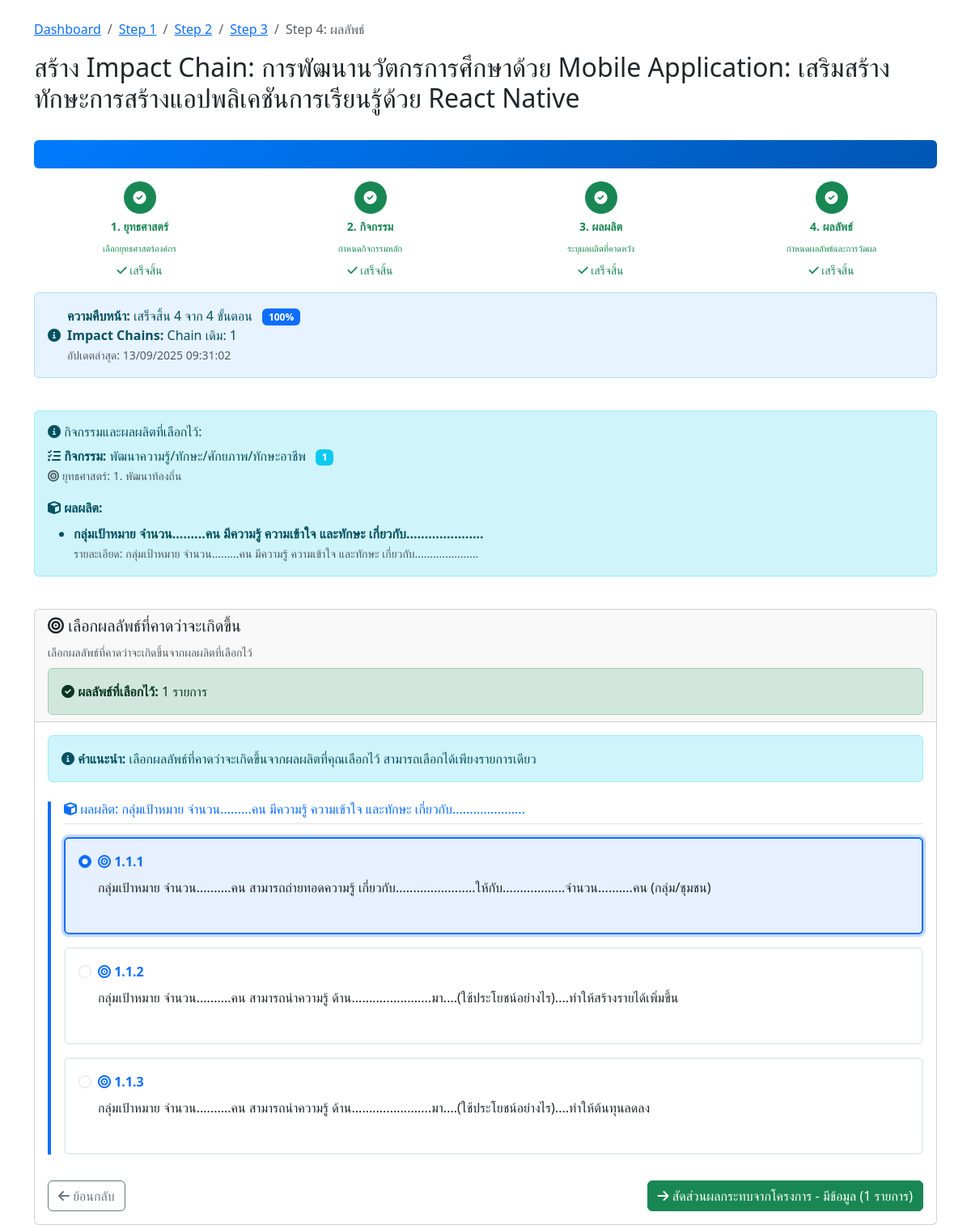
Page /impact-chain/step4-outcome.php?project_id=10 (signed in) on the committed database.
### tables this page shows
CREATE TABLE `projects` (
  `id` int(11) NOT NULL,
  `project_code` varchar(50) NOT NULL COMMENT 'รหัสโครงการ',
  `name` varchar(500) NOT NULL COMMENT 'ชื่อโครงการ',
  `description` text DEFAULT NULL COMMENT 'รายละเอียดโครงการ',
  `objective` text DEFAULT NULL COMMENT 'วัตถุประสงค์โครงการ',
  `start_date` date DEFAULT NULL COMMENT 'วันที่เริ่มโครงการ',
  `end_date` date DEFAULT NULL COMMENT 'วันที่สิ้นสุดโครงการ',
  `budget` decimal(15,2) DEFAULT NULL COMMENT 'งบประมาณ',
  `organization` varchar(300) DEFAULT NULL COMMENT 'หน่วยงาน/องค์กร',
  `project_manager` varchar(200) DEFAULT NULL COMMENT 'ผู้จัดการโครงการ',
  `status` enum('incompleted','completed') DEFAULT 'incompleted' COMMENT 'สถานะโครงการ',
  `created_by` varchar(100) DEFAULT NULL COMMENT 'ผู้สร้าง',
  `created_at` timestamp NOT NULL DEFAULT current_timestamp(),
  `updated_at` timestamp NOT NULL DEFAULT current_timestamp() ON UPDATE current_timestamp(),
  `impact_chain_status` longtext DEFAULT NULL CHECK (json_valid(`impact_chain_status`)),
  `total_impact_chains` int(11) DEFAULT 0 COMMENT 'จำนวน Impact Chain ทั้งหมด',
  `current_chain_id` int(11) DEFAULT NULL COMMENT 'Impact Chain ที่กำลังทำอยู่'
);

CREATE TABLE `project_activities` (
  `id` int(11) NOT NULL,
  `project_id` int(11) NOT NULL COMMENT 'รหัสโครงการ',
  `activity_id` int(11) NOT NULL COMMENT 'รหัสกิจกรรม',
  `chain_sequence` int(11) DEFAULT 1,
  `created_by` varchar(100) DEFAULT NULL COMMENT 'ผู้สร้าง',
  `created_at` timestamp NOT NULL DEFAULT current_timestamp(),
  `updated_at` timestamp NOT NULL DEFAULT current_timestamp() ON UPDATE current_timestamp(),
  `act_details` text DEFAULT NULL
);

CREATE TABLE `activities` (
  `activity_id` int(11) NOT NULL,
  `strategy_id` int(11) NOT NULL,
  `activity_code` varchar(20) NOT NULL,
  `activity_name` varchar(500) NOT NULL,
  `activity_description` text DEFAULT NULL
);

CREATE TABLE `strategies` (
  `strategy_id` int(11) NOT NULL,
  `strategy_code` varchar(50) NOT NULL,
  `strategy_name` varchar(255) NOT NULL,
  `description` text DEFAULT NULL,
  `created_at` timestamp NOT NULL DEFAULT current_timestamp()
);

CREATE TABLE `project_outputs` (
  `id` int(11) NOT NULL,
  `project_id` int(11) NOT NULL COMMENT 'รหัสโครงการ',
  `output_id` int(11) NOT NULL COMMENT 'รหัสผลผลิต',
  `chain_sequence` int(11) DEFAULT 1,
  `output_details` text NOT NULL COMMENT 'รายละเอียดเพิ่มเติมของผลผลิต',
  `created_by` varchar(100) DEFAULT NULL COMMENT 'ผู้สร้าง',
  `created_at` timestamp NOT NULL DEFAULT current_timestamp(),
  `updated_at` timestamp NOT NULL DEFAULT current_timestamp() ON UPDATE current_timestamp()
);

CREATE TABLE `outputs` (
  `output_id` int(11) NOT NULL,
  `activity_id` int(11) NOT NULL,
  `output_sequence` varchar(10) DEFAULT NULL,
  `output_description` text NOT NULL,
  `target_details` text DEFAULT NULL
);

CREATE TABLE `outcomes` (
  `outcome_id` int(11) NOT NULL,
  `output_id` int(11) NOT NULL COMMENT 'รหัสผลผลิตที่เกี่ยวข้อง',
  `outcome_sequence` varchar(10) NOT NULL COMMENT 'ลำดับผลลัพธ์',
  `outcome_description` text NOT NULL COMMENT 'รายละเอียดผลลัพธ์',
  `created_at` timestamp NOT NULL DEFAULT current_timestamp(),
  `updated_at` timestamp NOT NULL DEFAULT current_timestamp() ON UPDATE current_timestamp()
);

### impact-chain/step4-outcome.php (the view, shortened to what the rows shown need)
<?php
require_once '../config.php';
$project_id = isset($_GET['project_id']) ? (int)$_GET['project_id'] : 0;
$chain_sequence = isset($_GET['chain_sequence']) ? (int)$_GET['chain_sequence'] : 1;
$user_id = $_SESSION['user_id'];
$check_query = "SELECT * FROM projects WHERE id = ? AND created_by = ?";
$check_stmt = mysqli_prepare($conn, $check_query);
mysqli_stmt_bind_param($check_stmt, 'ii', $project_id, $user_id);
mysqli_stmt_execute($check_stmt);
$project_result = mysqli_stmt_get_result($check_stmt);
$project = mysqli_fetch_assoc($project_result);
$activity_query = "SELECT pa.activity_id, a.activity_name, a.activity_code, a.activity_description, s.strategy_id, s.strategy_name
                   FROM project_activities pa
                   JOIN activities a ON pa.activity_id = a.activity_id
                   JOIN strategies s ON a.strategy_id = s.strategy_id
                   WHERE pa.project_id = ? AND pa.chain_sequence = ?";
$activity_stmt = mysqli_prepare($conn, $activity_query);
mysqli_stmt_bind_param($activity_stmt, 'ii', $project_id, $chain_sequence);
mysqli_stmt_execute($activity_stmt);
$activity_result = mysqli_stmt_get_result($activity_stmt);
$selected_activity = mysqli_fetch_assoc($activity_result);
$outputs_query = "SELECT po.output_id, o.output_description, o.output_sequence, po.output_details, a.activity_name, s.strategy_name
                  FROM project_outputs po
                  JOIN outputs o ON po.output_id = o.output_id
                  JOIN activities a ON o.activity_id = a.activity_id
                  JOIN strategies s ON a.strategy_id = s.strategy_id
                  WHERE po.project_id = ? AND po.chain_sequence = ?";
$outputs_stmt = mysqli_prepare($conn, $outputs_query);
mysqli_stmt_bind_param($outputs_stmt, 'ii', $project_id, $chain_sequence);
mysqli_stmt_execute($outputs_stmt);
$outputs_result = mysqli_stmt_get_result($outputs_stmt);
$selected_outputs = mysqli_fetch_all($outputs_result, MYSQLI_ASSOC);
$output_ids = array_column($selected_outputs, 'output_id');
$outcomes = [];
if (!empty($output_ids)) {
    $placeholders = str_repeat('?,', count($output_ids) - 1) . '?';
    $outcomes_query = "SELECT oc.*, o.output_description, o.output_sequence, a.activity_name, s.strategy_name
                       FROM outcomes oc
                       JOIN outputs o ON oc.output_id = o.output_id
                       JOIN activities a ON o.activity_id = a.activity_id
                       JOIN strategies s ON a.strategy_id = s.strategy_id
                       WHERE oc.output_id IN ($placeholders)
                       ORDER BY o.output_sequence ASC, oc.outcome_sequence ASC";
    $outcomes_stmt = mysqli_prepare($conn, $outcomes_query);
    $types = str_repeat('i', count($output_ids));
    mysqli_stmt_bind_param($outcomes_stmt, $types, ...$output_ids);
    mysqli_stmt_execute($outcomes_stmt);
    $outcomes_result = mysqli_stmt_get_result($outcomes_stmt);
    $outcomes = mysqli_fetch_all($outcomes_result, MYSQLI_ASSOC);
}
$selected_outcomes = [];
$selected_outcomes_query = "SELECT outcome_id, outcome_details FROM project_outcomes WHERE project_id = ? AND chain_sequence = ?";
$selected_stmt = mysqli_prepare($conn, $selected_outcomes_query);
mysqli_stmt_bind_param($selected_stmt, 'ii', $project_id, $chain_sequence);
mysqli_stmt_execute($selected_stmt);
$selected_result = mysqli_stmt_get_result($selected_stmt);
while ($row = mysqli_fetch_assoc($selected_result)) {
    $selected_outcomes[] = $row['outcome_id'];
}
$outcomes_by_output = [];
foreach ($outcomes as $outcome) {
    $outcomes_by_output[$outcome['output_description']][] = $outcome;
}
?>
<!DOCTYPE html>
<html lang="th">
<head>
    <link href="https://cdn.jsdelivr.net/npm/bootstrap@5.3.0/dist/css/bootstrap.min.css" rel="stylesheet">
    <link href="https://cdnjs.cloudflare.com/ajax/libs/font-awesome/6.0.0/css/all.min.css" rel="stylesheet">
</head>
<body>
    <div class="container mt-4">
        <div class="row mb-4">
            <div class="col-12">
                <nav aria-label="breadcrumb">
                    <ol class="breadcrumb">
                    </ol>
                </nav>
                <?php if ($chain_sequence > 1): ?>
                    <h2><i class="fas fa-plus text-success"></i> เพิ่ม Impact Chain ใหม่ (ลำดับที่ <?php echo $chain_sequence; ?>): <?php echo htmlspecialchars($project['name']); ?></h2>
                    <div class="alert alert-success">
                        <i class="fas fa-info-circle"></i> <strong>Impact Chain ลำดับที่ <?php echo $chain_sequence; ?></strong> - เลือกผลลัพธ์และกำหนดปีประเมินสำหรับ Impact Chain ใหม่นี้
                    </div>
                <?php else: ?>
                    <h2>สร้าง Impact Chain: <?php echo htmlspecialchars($project['name']); ?></h2>
                <?php endif; ?>
            </div>
        </div>
        <div class="row mb-4">
            <div class="col-12">
                <div class="alert alert-info">
                    <h6><i class="fas fa-info-circle"></i> กิจกรรมและผลผลิตที่เลือกไว้:</h6>
                    <div class="mb-3">
                        <strong><i class="fas fa-tasks"></i> กิจกรรม:</strong>
                        <?php if ($selected_activity): ?>
                            <?php echo htmlspecialchars($selected_activity['activity_name']); ?>
                            <span class="badge bg-info ms-2"><?php echo htmlspecialchars($selected_activity['activity_code']); ?></span>
                            <br><small class="text-muted">
                                <i class="fas fa-bullseye"></i> ยุทธศาสตร์: <?php echo $selected_activity['strategy_id']; ?>. <?php echo htmlspecialchars($selected_activity['strategy_name']); ?>
                            </small>
                        <?php else: ?>
                            <span class="text-danger">ไม่มีกิจกรรมที่เลือกไว้</span>
                        <?php endif; ?>
                    </div>
                    <div class="mb-0">
                        <strong><i class="fas fa-cube"></i> ผลผลิต:</strong>
                        <?php if (!empty($selected_outputs)): ?>
                            <ul class="mb-0 mt-2">
                                <?php foreach ($selected_outputs as $output): ?>
                                    <li>
                                        <strong><?php echo htmlspecialchars($output['output_description']); ?></strong>
                                        <?php if (!empty($output['output_details'])): ?>
                                            <br><small class="text-muted">รายละเอียด: <?php echo htmlspecialchars($output['output_details']); ?></small>
                                        <?php endif; ?>
                                    </li>
                                <?php endforeach; ?>
                            </ul>
                        <?php else: ?>
                            <span class="text-danger">ไม่มีผลผลิตที่เลือกไว้</span>
                        <?php endif; ?>
                    </div>
                </div>
            </div>
        </div>
        <div class="row">
            <div class="col-12">
                <div class="card">
                    <div class="card-body">
                        <?php if (empty($outcomes)): ?>
                            <div class="alert alert-warning">
                                <i class="fas fa-exclamation-triangle"></i>
                                <strong>ไม่พบผลลัพธ์ที่เกี่ยวข้อง</strong><br>
                                ไม่พบข้อมูลผลลัพธ์ที่เกี่ยวข้องกับผลผลิตที่เลือก:<br>
                                <?php foreach ($selected_outputs as $output): ?>
                                    <small class="text-muted">• <?php echo htmlspecialchars($output['output_description']); ?></small><br>
                                <?php endforeach; ?>
                            </div>
                            <div class="d-flex justify-content-between">
                                <a href="step3-output.php?project_id=<?php echo $project_id; ?>&chain_sequence=<?php echo $chain_sequence; ?>" class="btn btn-outline-secondary">
                                    <i class="fas fa-arrow-left"></i> ย้อนกลับ
                                </a>
                                <a href="summary.php?project_id=<?php echo $project_id; ?>" class="btn btn-outline-primary">
                                    ข้ามไปสรุป <i class="fas fa-arrow-right"></i>
                                </a>
                            </div>
                        <?php else: ?>
                            <form action="process-step4.php" method="POST" id="outcomeForm">
                                <?php foreach ($outcomes_by_output as $output_name => $output_outcomes): ?>
                                    <div class="outcome-group <?php echo !empty(array_intersect(array_column($output_outcomes, 'outcome_id'), $selected_outcomes)) ? 'has-selection' : ''; ?>">
                                        <h6 class="text-primary border-bottom pb-2 mb-3">
                                            <i class="fas fa-cube"></i> ผลผลิต: <?php echo htmlspecialchars($output_name); ?>
                                        </h6>
                                        <?php if (empty($output_outcomes)): ?>
                                            <div class="alert alert-light">
                                                <i class="fas fa-info-circle"></i> ไม่พบผลลัพธ์ที่เกี่ยวข้องกับผลผลิตนี้
                                            </div>
                                        <?php else: ?>
                                            <div class="mb-4">
                                                <?php foreach ($output_outcomes as $outcome): ?>
                                                    <div class="mb-3">
                                                        <div class="card outcome-card h-100 <?php echo in_array($outcome['outcome_id'], $selected_outcomes) ? 'selected' : ''; ?>">
                                                            <div class="card-body">
                                                                <div class="form-check">
                                                                    <input class="form-check-input" type="radio"
                                                                        name="selected_outcome" value="<?php echo $outcome['outcome_id']; ?>"
                                                                        id="outcome_<?php echo $outcome['outcome_id']; ?>"
                                                                        <?php echo in_array($outcome['outcome_id'], $selected_outcomes) ? 'checked' : ''; ?>>
                                                                    <label class="form-check-label w-100" for="outcome_<?php echo $outcome['outcome_id']; ?>">
                                                                        <div class="fw-bold text-primary mb-2">
                                                                            <i class="fas fa-bullseye"></i> <?php echo htmlspecialchars($outcome['outcome_sequence']); ?>
                                                                        </div>
                                                                        <div class="text-dark">
                                                                            <?php echo htmlspecialchars($outcome['outcome_description']); ?>
                                                                        </div>
                                                                    </label>
                                                                </div>
                                                            </div>
                                                        </div>
                                                    </div>
                                                <?php endforeach; ?>
                                            </div>
                                        <?php endif; ?>
                                    </div>
                                <?php endforeach; ?>
                            </form>
                        <?php endif; ?>
                    </div>
                </div>
            </div>
        </div>
    </div>
</body>
</html>

### rows in the picture
projects: name "การพัฒนานวัตกรการศึกษาด้วย Mobile Application: เสริมสร้างทักษะการสร้างแอปพลิเคชันการเรียนรู้ด้วย React Native"
project_activities: activity.activity_name "พัฒนาความรู้/ทักษะ/ศักยภาพ/ทักษะอาชีพ", activity.activity_code "1", strategies.strategy_id "1", strategies.strategy_name "พัฒนาท้องถิ่น"
project_outputs: output.output_description "กลุ่มเป้าหมาย จำนวน.........คน มีความรู้ ความเข้าใจ และทักษะ เกี่ยวกับ.....................", output_details "กลุ่มเป้าหมาย จำนวน.........คน มีความรู้ ความเข้าใจ และทักษะ เกี่ยวกับ....................."
outcomes: outcome_id "☑ 1.1.1 กลุ่มเป้าหมาย จำนวน.....", outcome_sequence "1.1.1", outcome_description "กลุ่มเป้าหมาย จำนวน..........คน สามารถถ่ายทอดความรู้ เกี่ยวกับ.......................ให้กับ..................จำนวน..........คน (กลุ่ม/ชุมชน)"
outcomes: outcome_id "☐ 1.1.2 กลุ่มเป้าหมาย จำนวน.....", outcome_sequence "1.1.2", outcome_description "กลุ่มเป้าหมาย จำนวน..........คน สามารถนำความรู้ ด้าน.......................มา....(ใช้ประโยชน์อย่างไร)....ทำให้สร้างรายได้เพิ่มขึ้น"
outcomes: outcome_id "☐ 1.1.3 กลุ่มเป้าหมาย จำนวน.....", outcome_sequence "1.1.3", outcome_description "กลุ่มเป้าหมาย จำนวน..........คน สามารถนำความรู้ ด้าน.......................มา....(ใช้ประโยชน์อย่างไร)....ทำให้ต้นทุนลดลง"

### other values in the picture
$steps[$i]['name'] "ยุทธศาสตร์"
$steps[$i]['description'] "เลือกยุทธศาสตร์องค์กร"
$steps[$i]['name'] "กิจกรรม"
$steps[$i]['description'] "กำหนดกิจกรรมหลัก"
$steps[$i]['name'] "ผลผลิต"
$steps[$i]['description'] "ระบุผลผลิตที่คาดหวัง"
$steps[$i]['name'] "ผลลัพธ์"
$steps[$i]['description'] "กำหนดผลลัพธ์และการวัดผล"
$completed_count "4"
$progress_percentage "100"
date('d/m/Y H:i:s', strtotime($status['last_updated'])) "13/09/2025 09:31:02"
count($selected_outcomes) "1"
$output_name "กลุ่มเป้าหมาย จำนวน.........คน มีความรู้ ความเข้าใจ และทักษะ เกี่ยวกับ....................."
